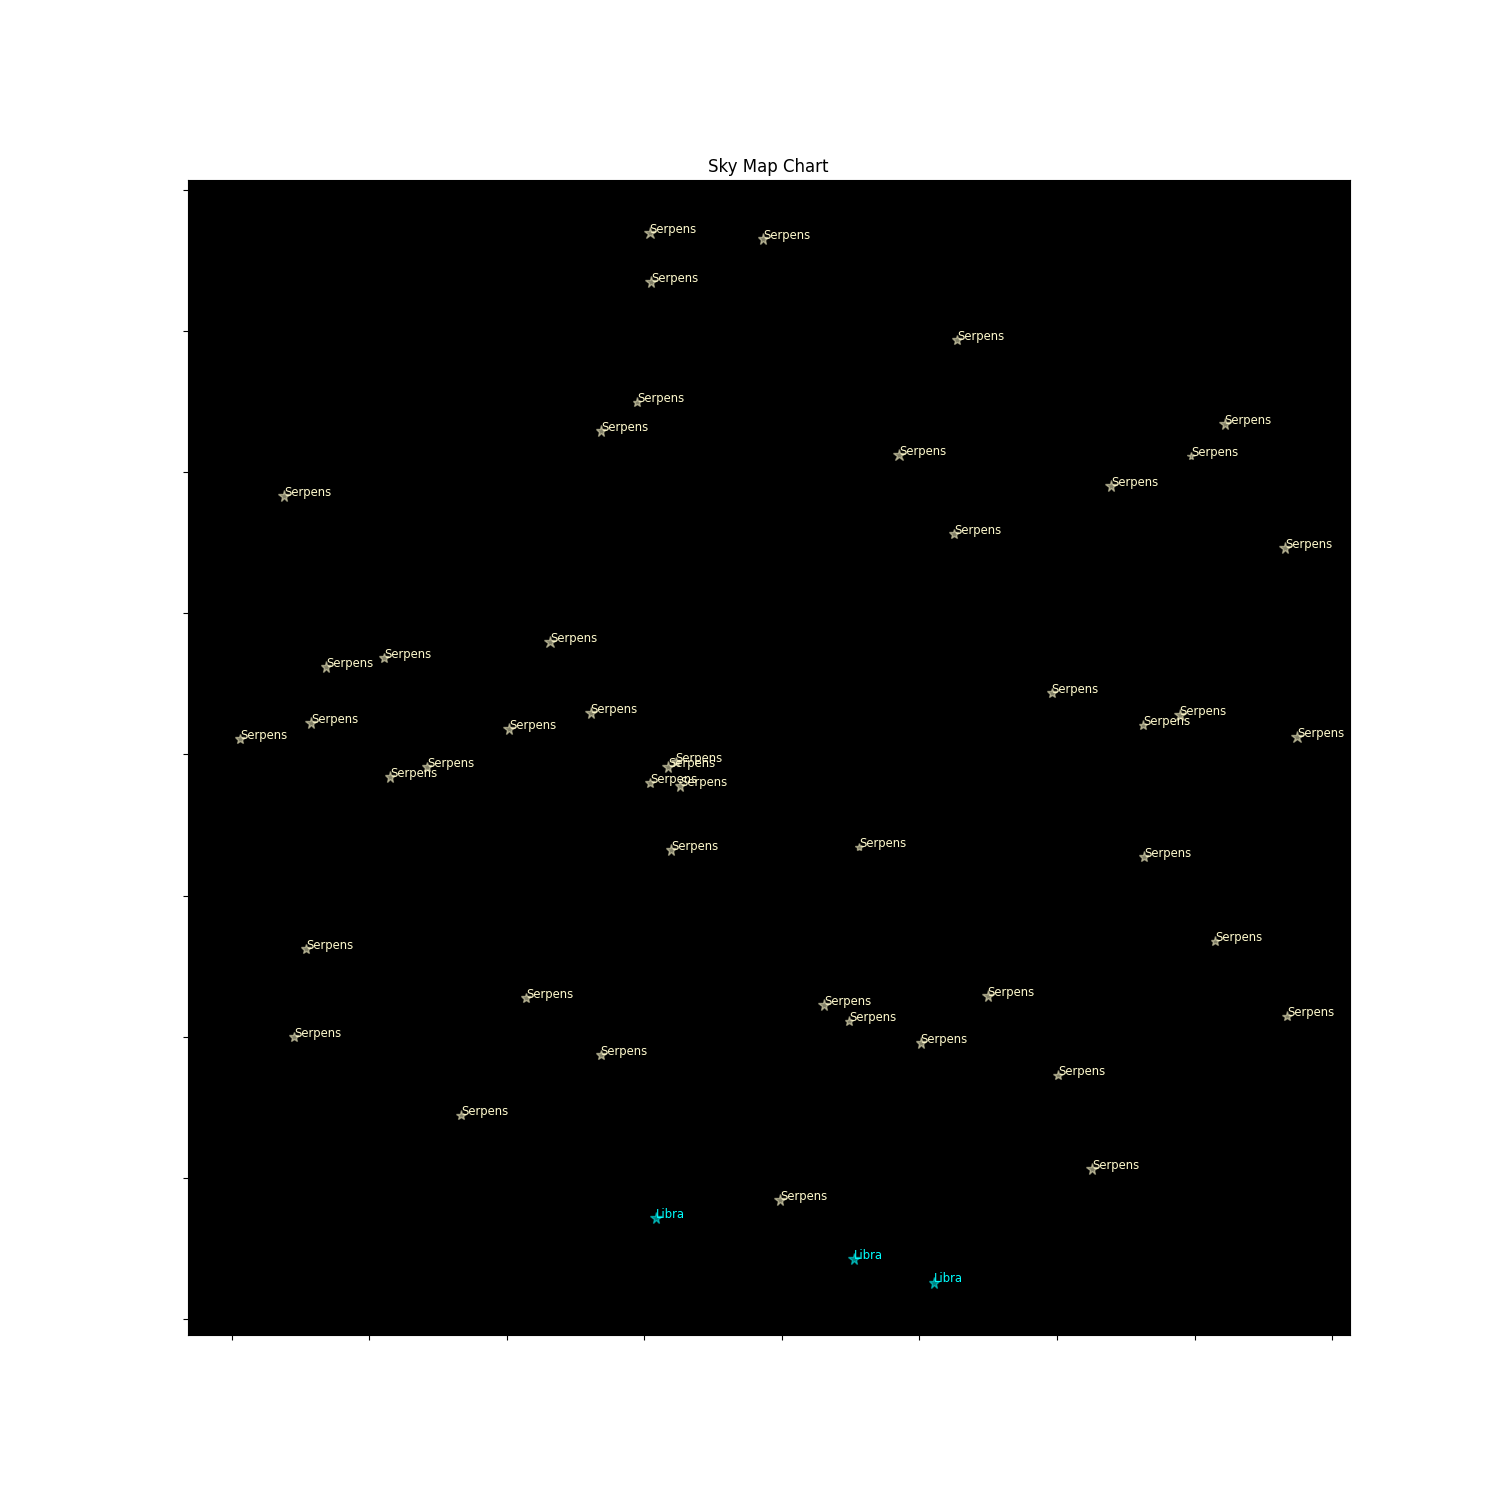

The Python source for this figure:
from astroquery.vizier import Vizier
import matplotlib.pyplot as plt
import astropy.coordinates as coord
import astropy.units as u


cluster_ra = 180.0  
cluster_dec = 0.0
cluster_radius = 0.1  

cluster_coords = coord.SkyCoord(ra=cluster_ra, dec=cluster_dec, unit=(u.deg, u.deg), frame='icrs')

vizier = Vizier(columns=["*", "+_r"])
result = vizier.query_region(cluster_coords, radius=cluster_radius * u.deg, catalog="II/246")

    
plt.figure(figsize=(15, 15))
ax = plt.axes()
ax.set_facecolor("black")

colors = ["lemonchiffon","aqua","lightcoral","lightsalmon","limegreen","slategrey","blue"]
col = 0
constellation = []

ra = result[0]['RAJ2000']
dec = result[0]['DEJ2000']
size = result[0]['Jmag']

for i in range(len(ra)):
    name = coord.get_constellation(coord.SkyCoord(ra[i],dec[i], unit = (u.rad,u.rad)))
    if name not in constellation:
        constellation.append(name)
    plt.plot(ra[i], dec[i], markersize =float(size[i])/2, linestyle='None', c=colors[constellation.index(name)], marker="*", alpha=0.5)
    plt.text(ra[i], dec[i],name,c=colors[constellation.index(name)], fontsize="small")

# with open("./S16/Lyr.txt","r") as f:
#     lines = f.readlines()
# lyr_x = []
# lyr_y = []
# for line in lines:
#     line = line.strip()
#     line = line.split()
#     lyr_x.append(line[0])
#     lyr_y.append(line[1])
# plt.plot(lyr_x, lyr_y, c=colors[constellation.index("Lyra")])

plt.title('Sky Map Chart')
ax.set_yticklabels([])
ax.set_xticklabels([])
plt.savefig("./S16/S16_01.png")
plt.show()
